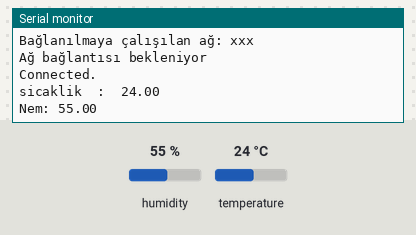
A sketch run on a simulated ESP32. On the bench: the last lines printed to the serial monitor. The test bench sets the inputs (shaded band); at power-on: humidity 55 %, temperature 24 °C. WiFi joins after 1.5 s; servers stay silent unless stated.

Above: at 7.4 s.
7.5 s: humidity set to 22 %
At 9.4 s:
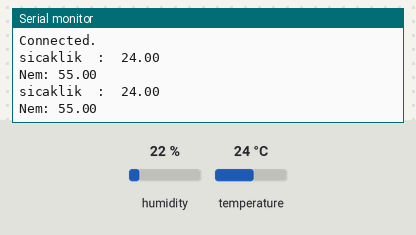
12.3 s: temperature set to 12 °C
At 13.5 s:
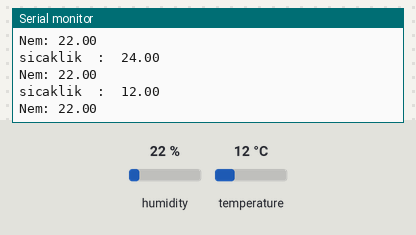
17.1 s: humidity set to 40 %
At 20.2 s:
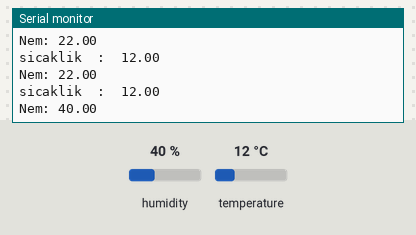
Timing chart, 0 to 21.7 s (numbered marks = the images above; inputs shaded):
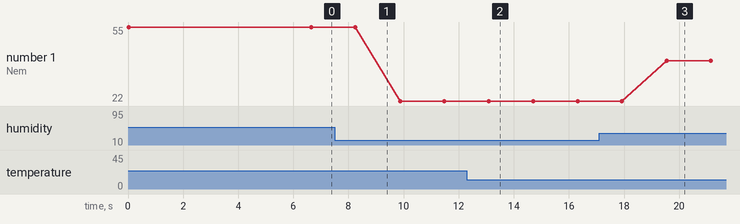

Measured:
- after the input at 12.3 s, the serial monitor: prints a new line after 0.80 s (image 2)
- after the input at 17.1 s, the serial monitor: prints a new line after 2.4 s (image 3)
- plotted number 1: 55 → 22 after the input at 7.5 s, 22 → 40 after the input at 17.1 s

The sketch:

EPNI_lise_h10-1_3.ino
```cpp
/*
Bu kod tarafımdan yazılmamıştır.
Bu kodda emeği geçen hocalarımıza çok teşekkürler.
*/
#include <WiFi.h>
#include <WiFiClient.h>
#include "ThingSpeak.h"
#include <DHT.h>

DHT dht_D0(D0,DHT11);
float sicaklik, nem;


const char* ssid = "xxx";// xxx yerine ağınızın adını yazınız
const char* password = "12345"; // 1234 yerine ağınızın şifresini yazınız

WiFiClient client; // WifiClint için clint adında class tanımlandı

unsigned long myChannelNumber = 0000000; // 0000000 yerine kanal numaranızı yazınız
const char * myWriteAPIKey = "XYZ"; // yerine API Key (Thingspeak sitesinde mevcut) yazınız

void setup() {
  Serial.begin(115200); // Seri haberleşme başalatıldı
  dht_D0.begin();

  while (!Serial) {; // Seri haberleşme başlayana kadar bu döngüde kalır
  }
  WiFi.mode(WIFI_STA); // Wifi Mode ayarlandı
  ThingSpeak.begin(client); // Thingspeak kütüphanesine göre tanımlama yapıldı
}

void loop() {

sicaklik=dht_D0.readTemperature();
Serial.print("sicaklik  :  ");
Serial.println(sicaklik);

nem = dht_D0.readHumidity();
Serial.print("Nem: ");
Serial.println(nem);


  // Wifi bağlantısı
  if(WiFi.status() != WL_CONNECTED){
  Serial.print("Bağlanılmaya çalışılan ağ: ");
  Serial.println(ssid);
  while(WiFi.status() != WL_CONNECTED){
  WiFi.begin(ssid, password);
  Serial.println("Ağ bağlantısı bekleniyor");
  delay(5000);
}
  Serial.println("\nConnected.");
}
  ThingSpeak.writeField(myChannelNumber, 1, sicaklik, myWriteAPIKey); //ThingSpeak.writeField fonksiyonu "ThingSpeak.h"da tanımlıdır
  ThingSpeak.writeField(myChannelNumber, 2, nem, myWriteAPIKey);
  delay(1000); // Verilerin gönderim aralığı burada iki saniye olarak belirlenmiştir
}
```
